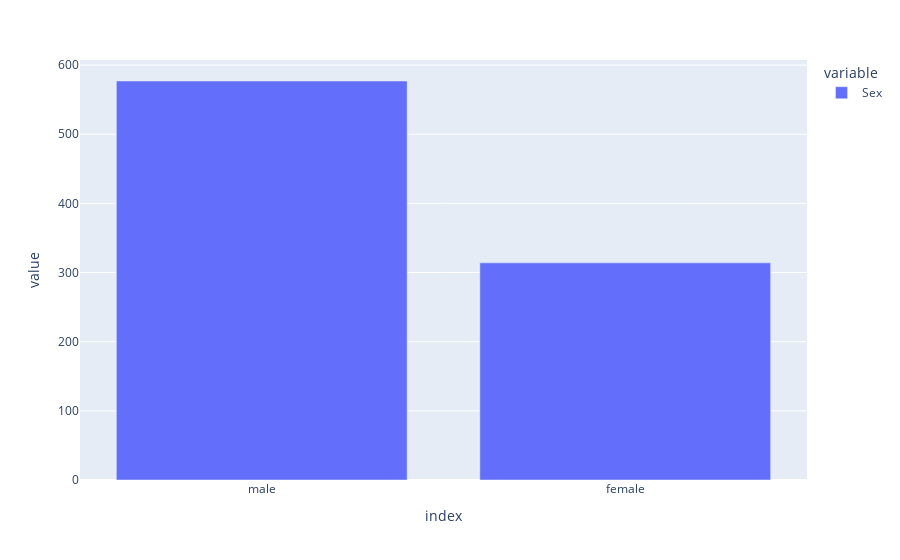
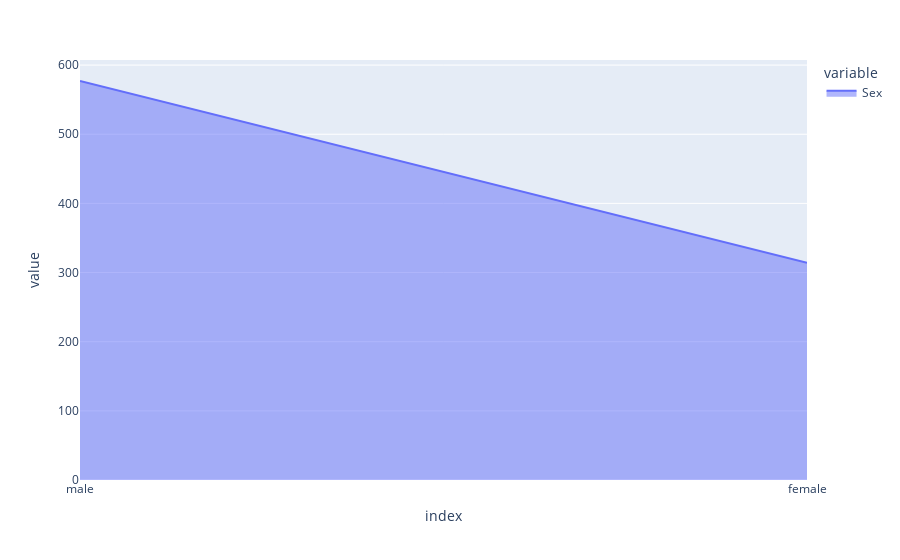
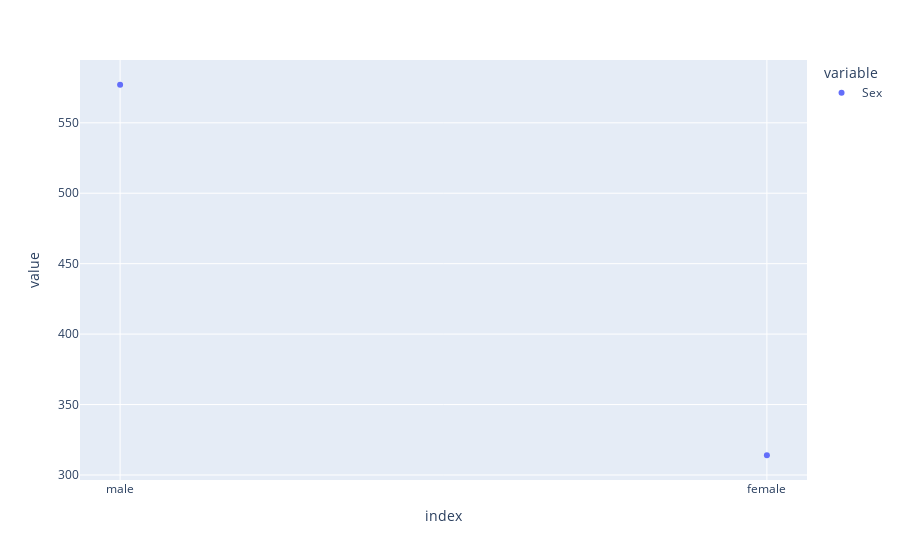

The code cell stored with these charts, in order, in its notebook:
### Markdown cell above
##### sex

### Code cell
sex = titanic.Sex.value_counts()
fig = px.bar(sex)
fig.show()
fig = px.area(sex)
fig.show()
fig = px.scatter(sex)
fig.show()

### Figure 1 — Plotly figure (JSON) as saved in the notebook; plotly's stock layout.template omitted (floating-point values rounded to 4 significant figures)
{"data": [{"alignmentgroup": "True", "hovertemplate": "variable=Sex<br>index=%{x}<br>value=%{y}<extra></extra>", "legendgroup": "Sex", "marker": {"color": "#636efa", "pattern": {"shape": ""}}, "name": "Sex", "offsetgroup": "Sex", "orientation": "v", "showlegend": true, "textposition": "auto", "type": "bar", "x": ["male", "female"], "xaxis": "x", "y": [577, 314], "yaxis": "y"}], "layout": {"barmode": "relative", "legend": {"title": {"text": "variable"}, "tracegroupgap": 0}, "margin": {"t": 60}, "xaxis": {"anchor": "y", "domain": [0, 1], "title": {"text": "index"}}, "yaxis": {"anchor": "x", "domain": [0, 1], "title": {"text": "value"}}}}

### Figure 2 — Plotly figure (JSON) as saved in the notebook; plotly's stock layout.template omitted (floating-point values rounded to 4 significant figures)
{"data": [{"fillpattern": {"shape": ""}, "hovertemplate": "variable=Sex<br>index=%{x}<br>value=%{y}<extra></extra>", "legendgroup": "Sex", "line": {"color": "#636efa"}, "marker": {"symbol": "circle"}, "mode": "lines", "name": "Sex", "orientation": "v", "showlegend": true, "stackgroup": "1", "type": "scatter", "x": ["male", "female"], "xaxis": "x", "y": [577, 314], "yaxis": "y"}], "layout": {"legend": {"title": {"text": "variable"}, "tracegroupgap": 0}, "margin": {"t": 60}, "xaxis": {"anchor": "y", "domain": [0, 1], "title": {"text": "index"}}, "yaxis": {"anchor": "x", "domain": [0, 1], "title": {"text": "value"}}}}

### Figure 3 — Plotly figure (JSON) as saved in the notebook; plotly's stock layout.template omitted (floating-point values rounded to 4 significant figures)
{"data": [{"hovertemplate": "variable=Sex<br>index=%{x}<br>value=%{y}<extra></extra>", "legendgroup": "Sex", "marker": {"color": "#636efa", "symbol": "circle"}, "mode": "markers", "name": "Sex", "orientation": "v", "showlegend": true, "type": "scatter", "x": ["male", "female"], "xaxis": "x", "y": [577, 314], "yaxis": "y"}], "layout": {"legend": {"title": {"text": "variable"}, "tracegroupgap": 0}, "margin": {"t": 60}, "xaxis": {"anchor": "y", "domain": [0, 1], "title": {"text": "index"}}, "yaxis": {"anchor": "x", "domain": [0, 1], "title": {"text": "value"}}}}
